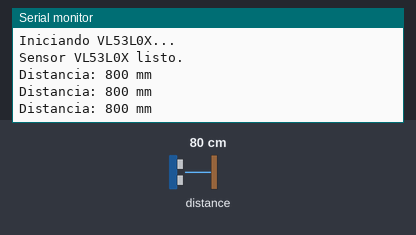
Recording of a sketch running on a simulated Arduino Uno, built with avr-gcc and run on an emulated ATmega328P. Parts: the last lines printed to the serial monitor. Inputs (shaded band) come from the test bench; at power-on: distance to the obstacle 80 cm.

Above: at 1.3 s.
1.4 s: distance to the obstacle set to 250 cm
At 2.1 s:
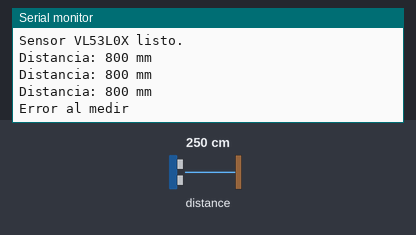
3.6 s: distance to the obstacle set to 2 cm
At 4.2 s:
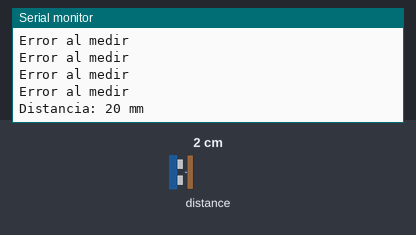

Measured:
- after the input at 1.4 s, the serial monitor: prints a new line after 0.23 s (image 1)
- after the input at 3.6 s, the serial monitor: prints a new line after 0.17 s (image 2)

The sketch:

brazo.ino
```cpp
#include <AccelStepper.h>
#include <cmath>
#include <Wire.h>
#include <Adafruit_VL53L0X.h>
#include <Servo.h>

#define X_STEP_PIN 2
#define X_DIR_PIN 5
#define Y_STEP_PIN 3
#define Y_DIR_PIN 6
#define X_STEP_PIN_2 2
#define X_DIR_PIN_2 5
#define Y_STEP_PIN_2 3
#define Y_DIR_PIN_2 6
#define SERVO_V 9
#define SERVO_R 10
#define SERVO_G 11


// Crea una instancia del sensor

AccelStepper stepperh(AccelStepper::DRIVER, X_STEP_PIN, X_DIR_PIN);
AccelStepper stepperc(AccelStepper::DRIVER, Y_STEP_PIN, Y_DIR_PIN);
AccelStepper stepper1(AccelStepper::DRIVER, X_STEP_PIN_2, X_DIR_PIN_2);
AccelStepper stepper2(AccelStepper::DRIVER, Y_STEP_PIN_2, Y_DIR_PIN_2);


class Brazo{

  private:

  const float yIdeal = -4; //cada objeto debe estar idealmente 4 cm por abajo del hombro
  const float hombroI = -90.0; //angulo inicial del hombro
  const float codoI = 90.0; //angulo inicial del codo
  const float brazoI = 20; //punto inicia del brazo en cm
  const float angporpaso = 0.1; //el angulo que se mueve un nema por cada paso
  const float cmporpaso = 1; // cuantos cm sube el brazo por cada paso de los nemas
  const float xH = 40; // cuantos cm puede subir el brazo
  const float dML = 17; // distancia (en centimetros) entre la base de la garra y el laser
  float posM; //angulo a mover de la muñeca vertical
  float posB; //posicion del brazo en cm
  float posH; //angulo a mover del hombro
  float posC; //angulo a mover del codo
  Adafruit_VL53L0X lox;
  Servo munecav;
  Servo munecar;
  Servo gripper;
  VL53L0X_RangingMeasurementData_t measure;
  public:
  //valor del angulo del hombro
  float getHombro(){
    return posH;
  }
  //valor del angulo del codo
  float getCodo(){
    return posC;
  }
  //valor de la altura del brazo
  float getBrazo(){
    return posB;
  }
  //valor del angulo de la muñeca
  float getMuneca(){
    return posM;
  }
  //valor del angulo del hombro
  void setHombro(float pos){
    posH = pos;
  }
  //valor del angulo del codo
  void setCodo(float pos){
    posC = pos;
  }
  //valor de la altura del brazo
  void setBrazo(float pos){
    posB = pos;
  }
  //valor del angulo de la muñeca
  void setMuneca(float pos){
    posM = pos;
  }
  //se explica por si solo
  float pitagoras(float n1, float n2){
    return sqrt(pow(n1, 2)+ pow(n2, 2));
  }
  //Formula simple para el angulo entre dos lados
  float atan2dgr(float n1, float n2){
    return (180/PI)*atan2(n1,n2);
  }
  //ley del coseno
  float leycos(float n1,float n2, float n3){
    return (180/PI)*(acos((pow(n1,2)+pow(n2,2)-pow(n3,2)) / (2*n1*n2)));
  }
  bool iniciarSensorVL53L0X() {
    Serial.println("Intentando iniciar sensor VL53L0X...");
    if (!lox.begin()) {
        Serial.println(F("¡Error! No se pudo iniciar el sensor VL53L0X."));
        return false; // Retorna false si falla la inicialización
    }
    Serial.println("Sensor VL53L0X iniciado correctamente.");
    return true; // Retorna true si la inicialización fue exitosa
  }
  float getD() {
    float distancia_cm = -1.0; // Valor por defecto en caso de error

    // Realiza una medición. El 'false' significa que no se imprimirá depuración por serial.
    // La estructura 'measure' es un miembro de la clase, no una variable local de la función.
    lox.rangingTest(&measure, false);

    // Verifica si la medición fue exitosa (el estado 4 significa "fuera de rango" o error)
    if (measure.RangeStatus != 4) {
        // Convierte la distancia de milímetros a centímetros
        distancia_cm = (float)measure.RangeMilliMeter / 10.0;
    } else {
        // Si hay un error, puedes imprimir un mensaje (opcional)
        Serial.println("VL53L0X: Error al medir o fuera de rango.");
    }

    return distancia_cm; // Devuelve el valor medido (o -1.0 si hubo error)
}
  //calcular angulos manualmente (coordenadas dichas)
  void angulosM(float l1, float l2, float x, float y){
    //posición ideal del brazo
    posB = (y-yIdeal)+brazoI;
    //si es que el brazo está más abajo de su altura máxima
    if (posB <= xH){
      //angulo codo
      float d = pitagoras(x,yIdeal);  //distancia de hombro al punto
      float angc = leycos(l1,l2,d); //angulo interior del triangulo entre l1 y l2
      posC = 180 - angc;

      //angulo vertical del hombro.
      float angh = leycos(l1,d,l2); //angulo interior del triangulo entre l1 y d
      float angb = atan2dgr(yIdeal,x); //angulo entre Py y Px
      posH = angb-angh;
    }
    //si es que el brazo está más arriba de su altura máxima
    else if (posB >= xH){
      posB = xH;
      float d = pitagoras(x,(y-xH));  //distancia de hombro al punto
      float angc = leycos(l1,l2,d); //angulo interior del triangulo entre l1 y l2
      posC = -(180 - angc);

      //angulo vertical del hombro.
      float angh = leycos(l1,d,l2); //angulo interior del triangulo entre l1 y d
      float angb = atan2dgr((y-xH),x); //angulo entre Py y Px
      posH = -(angb-angh);
    }
    //si es que el brazo está más abajo de la posición posible
    else if (posB <= 0){
      posB = 10;
      float d = pitagoras(x,(y-xH));  //distancia de hombro al punto
      float angc = leycos(l1,l2,d); //angulo interior del triangulo entre l1 y l2
      posC = -(180 - angc);

      //angulo vertical del hombro.
      float angh = leycos(l1,d,l2); //angulo interior del triangulo entre l1 y d
      float angb = atan2dgr((y-xH),x); //angulo entre Py y Px
      posH = -(angb-angh);
    }
  }
  //calcular angulos automaticamente (angulo de la muñeca y laser)
  void angulosA(float l1, float l2, float m){
    //mover el servo al angulo (lo haré después)
    posM = m;
    muneca();


    //sacar la distancia entre la muñeca y el punto
    iniciarSensorVL53L0X();
    float r = getD();
    Serial.print(r);
    Serial.println(" cm");

    //sacar coordenadas del punto (x,y) con el hombro como (0,0)
    float alfa = (PI/180)*hombroI;
    float l1x = (l1 * cos(alfa));
    float l1y = (l1 * sin(alfa));
    float beta = alfa+((PI/180)*codoI);
    float l2x = (l2 * cos(beta));
    float l2y = (l2 * sin(beta));
    float gamma = beta+((PI/180)*m);
    float rx = (r * cos(gamma));
    float ry = (r * sin(gamma));
    float x = l1x+l2x+rx;
    float y = l1y+l2y+ry;
    Serial.print(x);
    Serial.println(" cm");
    Serial.print(y);
    Serial.println(" cm");

    //posición ideal del brazo
    posB = (y-yIdeal)+brazoI;
    //si es que el brazo está más abajo de su altura máxima
    if (posB <= xH){
      //angulo codo
      float d = pitagoras(x,yIdeal);  //distancia de hombro al punto
      float angc = leycos(l1,l2,d); //angulo interior del triangulo entre l1 y l2
      posC = 180 - angc;

      //angulo vertical del hombro.
      float angh = leycos(l1,d,l2); //angulo interior del triangulo entre l1 y d
      float angb = atan2dgr(yIdeal,x); //angulo entre Py y Px
      posH = angb-angh;
    }
    //si es que el brazo está más arriba de su altura máxima
    else if (posB >= xH){
      posB = xH;
      float d = pitagoras(x,(y-xH));  //distancia de hombro al punto
      float angc = leycos(l1,l2,d); //angulo interior del triangulo entre l1 y l2
      posC = -(180 - angc);

      //angulo vertical del hombro.
      float angh = leycos(l1,d,l2); //angulo interior del triangulo entre l1 y d
      float angb = atan2dgr((y-xH),x); //angulo entre Py y Px
      posH = -(angb-angh);
    }
    //si es que el brazo está más abajo de la posición posible
    else if (posB <= 0){
      posB = 10;
      float d = pitagoras(x,(y-xH));  //distancia de hombro al punto
      float angc = leycos(l1,l2,d); //angulo interior del triangulo entre l1 y l2
      posC = -(180 - angc);

      //angulo vertical del hombro.
      float angh = leycos(l1,d,l2); //angulo interior del triangulo entre l1 y d
      float angb = atan2dgr((y-xH),x); //angulo entre Py y Px
      posH = -(angb-angh);
    }
  }
  void velH(int valv){
	  stepperh.setMaxSpeed(valv);
    Serial.println(valv);
  }
  void velC(int valv){
	  stepperc.setMaxSpeed(valv);
    Serial.println(valv);
  }
  void accH(int vala){
    stepperh.setAcceleration(vala);
    Serial.println(vala);
  }
  void accC(int vala){
    stepperc.setAcceleration(vala);
    Serial.println(vala);
  }
  void mas (float p, AccelStepper s){
    s.moveTo(s.currentPosition() + p);
  }
  void menos (float p, AccelStepper s){
    s.moveTo(s.currentPosition() - p);
  }
  void inicio(){
    //numero de pasos del brazo hasta lo más arriba
    float npb = (xH-posB)/cmporpaso;
    //numero de pasos del hombro
    float nph = (hombroI-posH)/angporpaso;
    //numero de pasos del codo
    float npc = (codoI-posC)/angporpaso;
    //mover arriba o abajo el hombro
    if (npb >= 0){
      mas(abs(npb), stepper1);
      mas(abs(npb), stepper2);
      Serial.println(npb);
    }
    else{
      menos(abs(npb), stepper1);
      menos(abs(npb), stepper2);
      Serial.println(npb);
    }
    delay(2000);
    //mover adelante o atras hombro
    if (nph >= 0){
      mas(abs(nph), stepperh);
      Serial.println(nph);
    }
    else{
      menos(abs(nph), stepperh);
      Serial.println(nph);
    }
    //mover adelante o atras codo
    if (npc >= 0){
      mas(abs(npc), stepperc);
      Serial.println(npc);
    }
    else{
      menos(abs(npc), stepperc);
      Serial.println(npc);
    }
    //volver a la posición inicial del brazo
    npb = (brazoI-xH)/cmporpaso;
    //mover el brazo a su posición inicial
    if (npb >= 0){
      mas(abs(npb), stepper1);
      mas(abs(npb), stepper2);
      Serial.println(npb);
    }
    else{
      menos(abs(npb), stepper1);
      menos(abs(npb), stepper2);
      Serial.println(npb);
    }
  }
  void muneca(){
    munecav.write(90);
    munecar.write(90);
    gripper.write(180);
  }
  void attachall(){
    munecav.attach(SERVO_V);
    munecar.attach(SERVO_R);
    gripper.attach(SERVO_G);
  }
  void mover(){
    //numero de pasos del brazo
    float npb = (posB-brazoI)/cmporpaso;
    //numero de angporpasos del hombro
    float nph = (posH-hombroI)/angporpaso;
    //numero de angporpasos del codo
    float npc = (posC-codoI)/angporpaso;
    //mover arriba o abajo el hombro
    if (npb >= 0){
      mas(abs(npb), stepper1);
      mas(abs(npb), stepper2);
      Serial.println(npb);
    }
    else{
      menos(abs(npb), stepper1);
      menos(abs(npb), stepper2);
      Serial.println(npb);
    }
    delay(2000);
    //mover adelante o atras hombro
    if (nph >= 0){
      mas(abs(nph), stepperh);
      Serial.println(nph);
    }
    else{
      menos(abs(nph), stepperh);
      Serial.println(nph);
    }
    //mover adelante o atras codo
    if (npc >= 0){
      mas(abs(npc), stepperc);
      Serial.println(npc);
    }
    else{
      menos(abs(npc), stepperc);
      Serial.println(npc);
    }
  }
  void moverB(){
   //numero de angporpasos del hombro
    float nph = (posH-hombroI)/angporpaso;
    //numero de angporpasos del codo
    float npc = (posC-codoI)/angporpaso;
    //mover adelante o atras hombro
    if (nph >= 0){
      mas(abs(nph), stepperh);
      Serial.println(nph);
    }
    else{
      menos(abs(nph), stepperh);
      Serial.println(nph);
    }
    //mover adelante o atras codo
    if (npc >= 0){
      mas(abs(npc), stepperc);
      Serial.println(npc);
    }
    else{
      menos(abs(npc), stepperc);
      Serial.println(npc);
    }
  }
  void moverV(){
    //numero de pasos del brazo
    float npb = (posB-brazoI)/cmporpaso;
    //mover arriba o abajo el hombro
    if (npb >= 0){
      mas(abs(npb), stepper1);
      mas(abs(npb), stepper2);
      Serial.println(npb);
    }
    else{
      menos(abs(npb), stepper1);
      menos(abs(npb), stepper2);
      Serial.println(npb);
    }
  }
  void stop(){
      stepperh.moveTo(stepperh.currentPosition());
      stepperh.stop(); // Detiene el motor inmediatamente
      posH = stepperh.currentPosition();
      stepperc.moveTo(stepperc.currentPosition());
      stepperc.stop(); // Detiene el motor inmediatamente
      posC = stepperc.currentPosition();
  }

};
```

laser.ino
```cpp
#include <Wire.h>
#include "Adafruit_VL53L0X.h"

// Crea una instancia del sensor
Adafruit_VL53L0X lox = Adafruit_VL53L0X();

void setup() {
  Serial.begin(9600);
  while (!Serial) delay(1); // Espera que el puerto serie esté listo

  Serial.println("Iniciando VL53L0X...");

  if (!lox.begin()) {
    Serial.println("¡Error al iniciar el sensor VL53L0X!");
    while (1);
  }

  Serial.println("Sensor VL53L0X listo.");
}

void loop() {
  VL53L0X_RangingMeasurementData_t measure;

  lox.rangingTest(&measure, false); // 'true' para mostrar detalles

  if (measure.RangeStatus != 4) { // 4 = error
    Serial.print("Distancia: ");
    Serial.print(measure.RangeMilliMeter);
    Serial.println(" mm");
  } else {
    Serial.println("Error al medir");
  }

  delay(500); // Medio segundo entre lecturas
}
```
